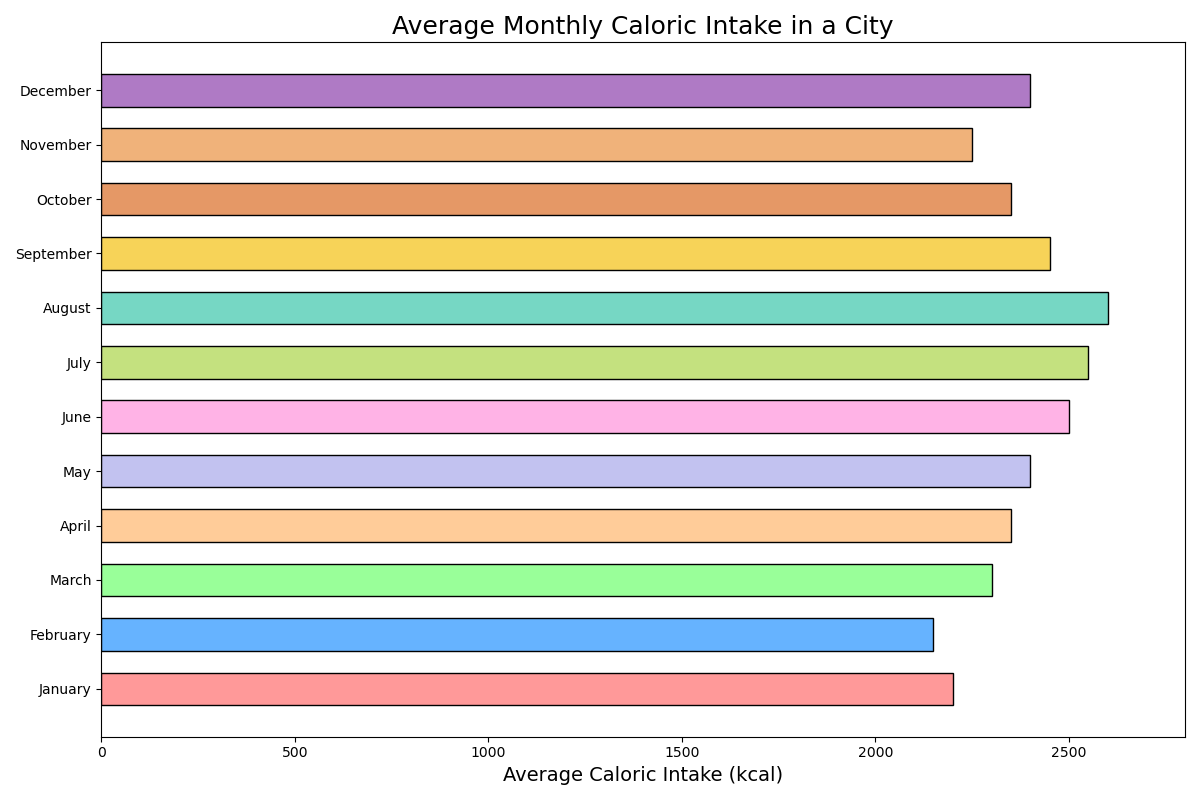

Source code (Python):

import matplotlib.pyplot as plt

# Data
months = ['January', 'February', 'March', 'April', 'May', 'June', 'July', 'August', 'September', 'October', 'November', 'December']
caloric_intake = [2200, 2150, 2300, 2350, 2400, 2500, 2550, 2600, 2450, 2350, 2250, 2400]

# Colors for each bar
colors = ['#ff9999', '#66b3ff', '#99ff99', '#ffcc99', '#c2c2f0', '#ffb3e6', '#c4e17f', '#76d7c4', '#f7d358', '#e59866', '#f0b27a', '#af7ac5']

# Plotting the bar chart horizontally
plt.figure(figsize=(12, 8))  # Change width and height of the chart
plt.barh(months, caloric_intake, color=colors, edgecolor='black', height=0.6)  # Change height for bars and apply color scheme

# Chart title and labels
plt.title('Average Monthly Caloric Intake in a City', fontsize=18)
plt.xlabel('Average Caloric Intake (kcal)', fontsize=14)

# Setting the xlim to provide better clarity for caloric intake values
plt.xlim(0, max(caloric_intake) + 200)

# Display the chart
plt.tight_layout()
plt.show()
